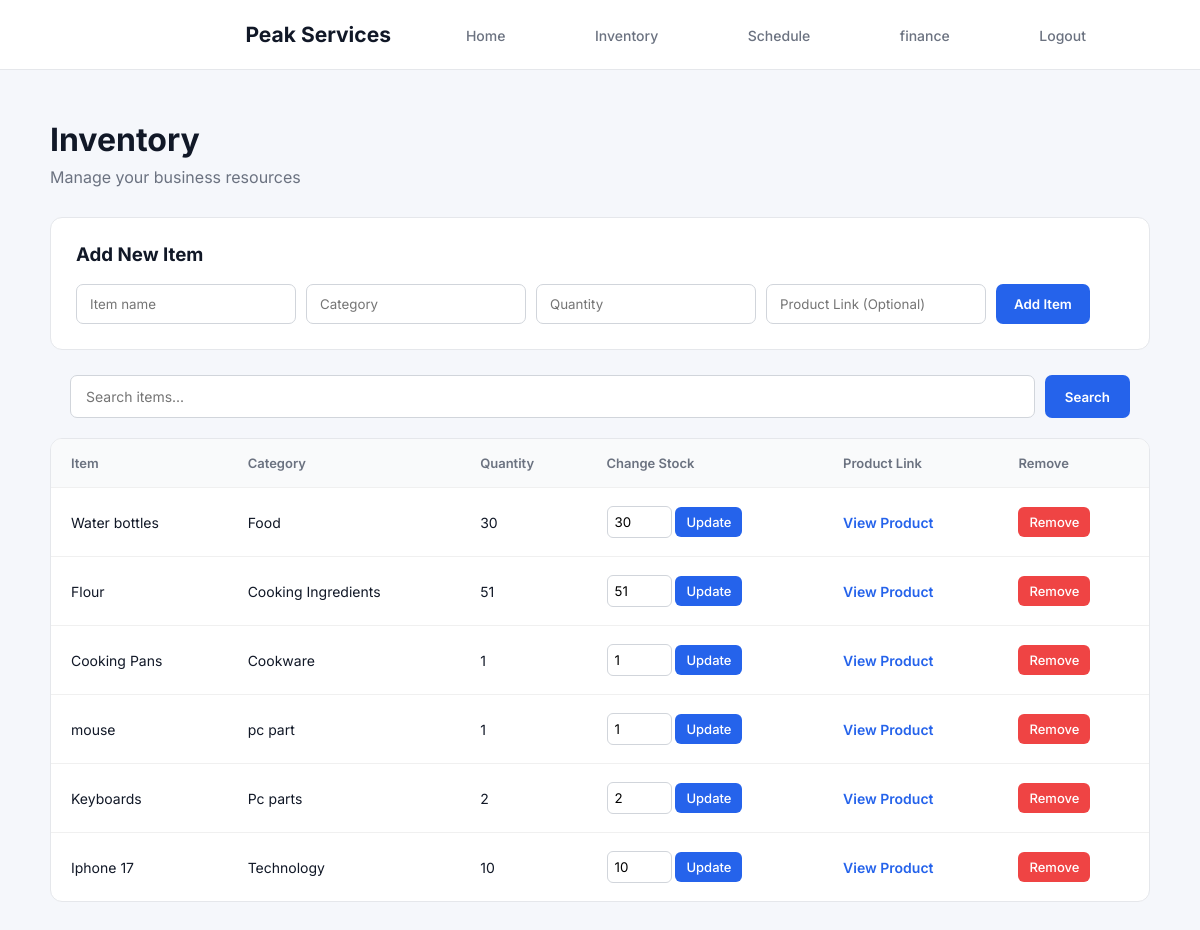
Screenshot of /inventory/ with the database file from the repository.
### main/models.py (models this page shows, shortened)
class InventoryItem(models.Model):
    name = models.CharField(max_length=100)
    category = models.CharField(max_length=100)
    quantity = models.IntegerField(default=0)
    product_link = models.URLField(blank=True)

### main/views.py (the view)
# urls.py: path('inventory/', views.inventory, name='inventory'),
def inventory(request):
    search = request.GET.get('search', '')
    items = InventoryItem.objects.all()
    if search:
        items = items.filter(name__icontains=search)
    return render(request, 'main/inventory.html', {
        'items': items,
        'search': search
    })

### main/templates/main/inventory.html (shortened to what this page needs)
{% load static %}
<!DOCTYPE html>
<html lang="en" xmlns="http://www.w3.org/1999/xhtml">
<head>
    <link href="{% static 'main/style.css' %}" rel="stylesheet" />
</head>
<body class="inventory-page">
    <nav class="all-nav">
        <h2>Peak Services</h2>
        <div>
            <a href="{% url 'home' %}">Home</a>
            <a href="{% url 'inventory' %}">Inventory</a>
            <a href="{% url 'schedule' %}">Schedule</a>
            <a href="{% url 'finance' %}">finance</a>
            <a href="{% url 'logout' %}">Logout</a>
        </div>
    </nav>
    <div class="inventory-container">
        <div class="inventory-header">
            <div>
                <h1>Inventory</h1>
                <p>Manage your business resources</p>
            </div>
        </div>
        <div class="inventory-add">
            <h3>Add New Item</h3>
            <form method="POST" action="{% url 'add_item' %}">
                <input type="text"
                       name="name"
                       placeholder="Item name"
                       required/>
                <input type="text"
                       name="category"
                       placeholder="Category"
                       required/>
                <input type="number"
                       name="quantity"
                       placeholder="Quantity"
                       required/>
                <input type="url"
                       name="product_link"
                       placeholder="Product Link (Optional)"
                       />
                <button type="submit" class="inventory-add-button">
                    Add Item
                </button>
            </form>
        </div>
           <form method="GET" class="inventory-search">
                    <input type="text"
                           name="search"
                           placeholder="Search items..."
                           value="{{ search }}"/>
                    <button type="submit">Search</button>
                </form>
        <div class="inventory-card">
            <table class="inventory-table">
                <thead>
                    <tr>
                        <th>Item</th>
                        <th>Category</th>
                        <th>Quantity</th>
                        <th>
                            Change Stock
                        </th>
                        <th>Product Link</th>
                        <th>Remove</th>
                    </tr>
                </thead>
                <tbody>
                    {% for item in items %}
                    <tr>
                        <td>{{ item.name }}</td>
                        <td>{{ item.category }}</td>
                        <td>{{ item.quantity }}</td>
                        <td>
                            <form method="POST" action="{% url 'update_stock' item.id %}">
                                <input type="number"
                                       name="quantity"
                                       value="{{ item.quantity }}"
                                       min="0" >
                                <button type="submit"> Update </button>
                            </form>
                        </td>
                        <td>
                            {% if item.product_link %}
                                <a href="{{ item.product_link }}" target="_blank">View Product</a>
                            {% else %}
                                No link provided
                            {% endif %}
                        <td>
                            <form method="POST" action="{% url 'delete_item' item.id %}">
                                <button type="submit" class="inventory-delete-button">
                                    Remove
                                </button>
                                </form>
                        </td>
                    </tr>
                    {% empty %}
                    <tr>
                        <td colspan="5">
                            No Inventory items yet.
                        </td>
                    </tr>
                    {% endfor %}
                </tbody>
            </table>
        </div>
    </div>
</body>
</html>

### main/static/main/style.css (style rules this page uses)
* { margin: 0; padding: 0; box-sizing: border-box; font-family: 'Inter', sans-serif; }
html { scroll-behavior: smooth; }
body { font-family: Arial, Helvetica, sans-serif; color: #111827; background: #ffffff; }
.all-nav { height: 70px; padding: 0 7%; display: flex; align-items: center; justify-content: right; background: white; border-bottom: 1px solid #e5e7eb; }
.all-nav h2 { margin: 0; font-size: 21px; padding: 20px; }
.all-nav a { margin-left: 25px; text-decoration: none; color: #6b7280; font-size: 14px; font-weight: 500; padding: 30px; }
.inventory-page { margin: 0; background: #f5f7fb; font-family: 'Inter', sans-serif; color: #111827; }
.inventory-container { max-width: 1150px; margin: 50px auto; padding: 0 25px; }
.inventory-header { display: flex; justify-content: space-between; align-items: center; margin-bottom: 30px; }
.inventory-header h1 { margin: 0 0 8px; font-size: 32px; }
.inventory-header p { margin: 0; color: #6b7280; }
.inventory-add { background: white; padding: 25px; margin-bottom: 25px; border: 1px solid #e5e7eb; border-radius: 12px; }
.inventory-add h3 { margin-top: 0; margin-bottom: 18px; }
.inventory-add form { display: flex; gap: 10px; flex-wrap: wrap; }
.inventory-add input { padding: 11px 13px; border: 1px solid #d1d5db; border-radius: 7px; font-family: inherit; outline: none; }
.inventory-add-button { padding: 11px 18px; border: none; border-radius: 7px; background: #2563eb; color: white; font-family: inherit; font-weight: 600; cursor: pointer; }
.inventory-card { background: white; border: 1px solid #e5e7eb; border-radius: 12px; overflow: hidden; }
.inventory-table { width: 100%; border-collapse: collapse; }
.inventory-table a { color: #2563eb; font-weight: 600; text-decoration: none; }
.inventory-table th { padding: 16px 20px; text-align: left; background: #f9fafb; color: #6b7280; font-size: 13px; font-weight: 600; }
.inventory-table td { padding: 18px 20px; border-top: 1px solid #f0f0f0; font-size: 14px; }
.inventory-table input { width: 65px; padding: 7px; border: 1px solid #d1d5db; border-radius: 6px; font-family: inherit; }
.inventory-table button { padding: 7px 11px; border: none; border-radius: 6px; background: #2563eb; color: white; font-family: inherit; font-size: 13px; font-weight: 500; cursor: pointer; }
.inventory-delete-button { background: #ef4444 !important; }
.inventory-search { display: flex; gap: 10px; margin: 20px; }
.inventory-search input { flex: 1; padding: 12px 15px; border: 1px solid #d1d5db; border-radius: 7px; font-family: inherit; font-size: 14px; outline: none; }
.inventory-search button { padding: 12px 20px; border: none; border-radius: 7px; background: #2563eb; color: white; font-family: inherit; font-weight: 600; cursor: pointer; }

### rows the page displays
InventoryItem: name "Water bottles", category "Food", quantity "30"
InventoryItem: name "Flour", category "Cooking Ingredients", quantity "51"
InventoryItem: name "Cooking Pans", category "Cookware", quantity "1"
InventoryItem: name "mouse", category "pc part", quantity "1"
InventoryItem: name "Keyboards", category "Pc parts", quantity "2"
InventoryItem: name "Iphone 17", category "Technology", quantity "10"
